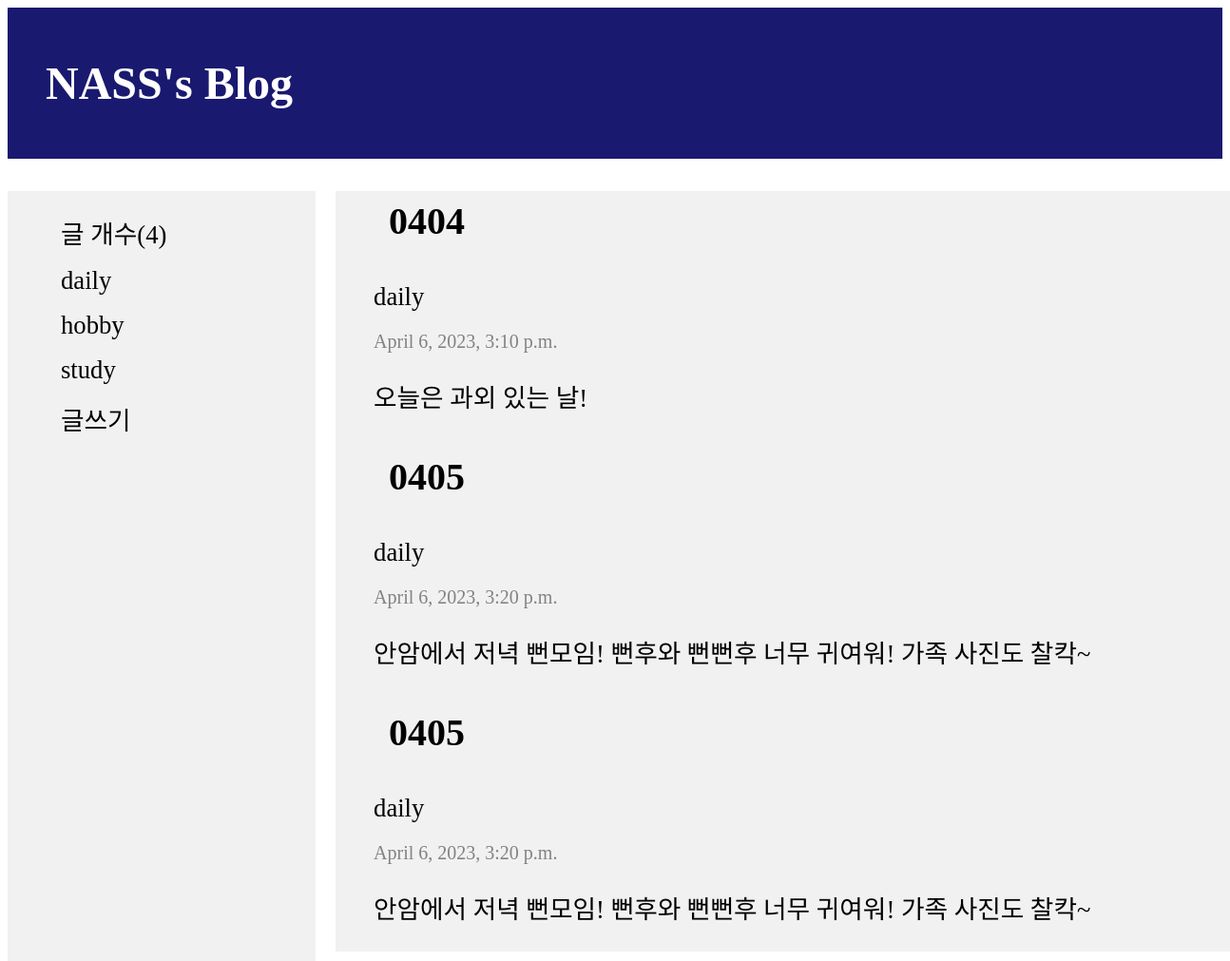
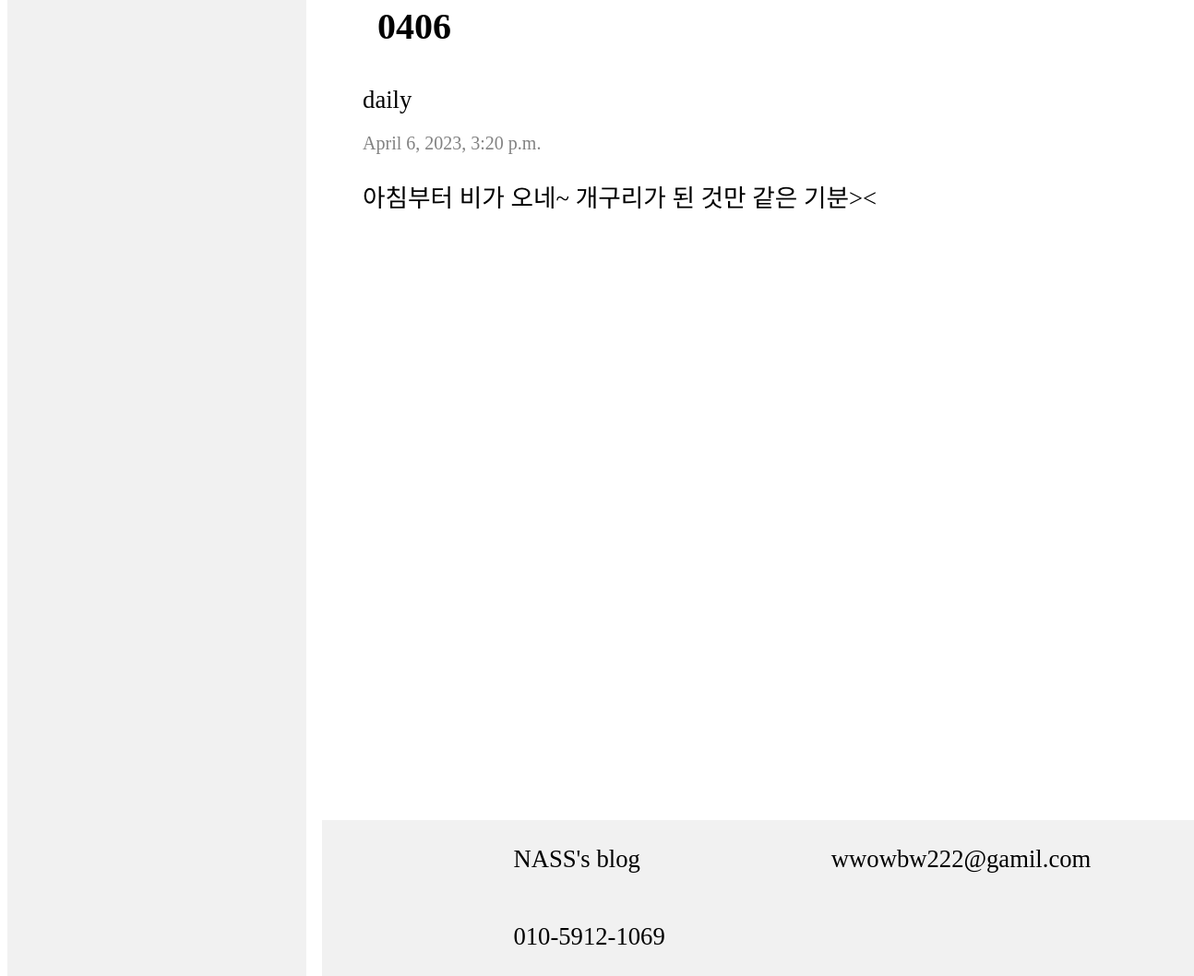
The page /list/daily/ on the database its author committed (2 pictures, top to bottom).
### myblogApp/models.py (models this page shows, shortened)
class Article(models.Model):
    title = models.CharField(max_length=200)
    content = models.TextField()
    category = models.CharField(max_length=50, default="")
    date = models.DateTimeField(default=datetime.now())

### myblogApp/views.py (the view)
# urls.py: path("list/<str:category_name>/", views.list, name='list'),
def list(request, category_name):
    articles = Article.objects.filter(category = category_name)
    all_count = Article.objects.all().count()
    count = articles.count()
    categorys = ['daily', 'hobby', 'study']
    return render(request, "list.html", {'articles': articles, 'categorys': categorys, 'count': count, 'all_count': all_count})

### myblogApp/templates/list.html
{% extends 'base.html' %}
{% block css %}
{% load static %}
    <link rel="stylesheet" type="text/css" href="{% static 'list.css' %}" />
{% endblock %}
{% block content %}
    <header>
        <h1>NASS's Blog</h1>
    </header>
    <main>
        <div class="menu">
            <div class="category">
                <ul>
                    <li><a href="{% url 'home' %}">글 개수({{count}})</a></li>
                    {% for category in categorys %}
                    <li><a href="{% url 'list' category %}">{{ category }}</a></li>
                    {% endfor %}
                    <li><a href="{% url 'new' %}">글쓰기</a></li>
                </ul>
            </div>
        </div>
        <div class="content">
            <ul>
                {% for article in articles %}
                <li>
                    <h2><a href="{% url 'detail' article.id %}">{{ article.title }}</a></h2>
                    <span>{{ article.category }}</span>
                    <p class="date">{{ article.date }}</p>
                    <p>{{ article.content }}</p>
                </li>
                {% endfor %}
            </ul>
        </div>
    </main>
{% endblock %}

### myblogApp/templates/base.html (shortened to what this page needs)
<!DOCTYPE html>
<html lang="en">
<head>
    {% load static %}
    <link rel="stylesheet" type="text/css" href="{% static 'base.css' %}">
    {% block css %}
    {% endblock %}
</head>
<body>
    {% block content %}
    {% endblock %}
    <footer>
        <p>NASS's blog</p>
        <p>wwowbw222@gamil.com</p>
        <p>010-5912-1069</p>
    </footer>
</body>
</html>

### myblogApp/static/base.css (style rules this page uses)
footer { background-color: #f1f1f1; width: 80%; left: 27%; top: 1900px; position: absolute; }
footer p { float: left; margin-left: 20%; font-size: 20pt; }

### myblogApp/static/list.css (style rules this page uses)
header { background-color: #191970; margin-top: 0; padding: 20px 20px 20px 40px; position: sticky; }
header h1 { color: #ffffff; font-size: 36pt; text-decoration: none; }
.menu { list-style-type: none; margin: 0; padding: 0; width: 25%; background-color: #f1f1f1; position: fixed; height: 100%; overflow: auto; }
li a { display: block; color: #000; padding: 8px 16px; text-decoration: none; }
li { font-size: 20pt; list-style-type: none; }
.content { background-color: #f1f1f1; width: 80%; left: 27%; position: relative; height: 800px; }
.date { color: #828282; font-size: 15pt; }

### rows shown on the page
Article: title "0404", category "daily", date "April 6, 2023, 3:10 p.m.", content "오늘은 과외 있는 날!"
Article: title "0405", category "daily", date "April 6, 2023, 3:20 p.m.", content "안암에서 저녁 뻔모임! 뻔후와 뻔뻔후 너무 귀여워! 가족 사진도 찰칵~"
Article: title "0405", category "daily", date "April 6, 2023, 3:20 p.m.", content "안암에서 저녁 뻔모임! 뻔후와 뻔뻔후 너무 귀여워! 가족 사진도 찰칵~"
Article: title "0406", category "daily", date "April 6, 2023, 3:20 p.m.", content "아침부터 비가 오네~ 개구리가 된 것만 같은 기분><"

### other values the page prints
{{ count }} "4"
{{ category }} "daily" "hobby" "study"
